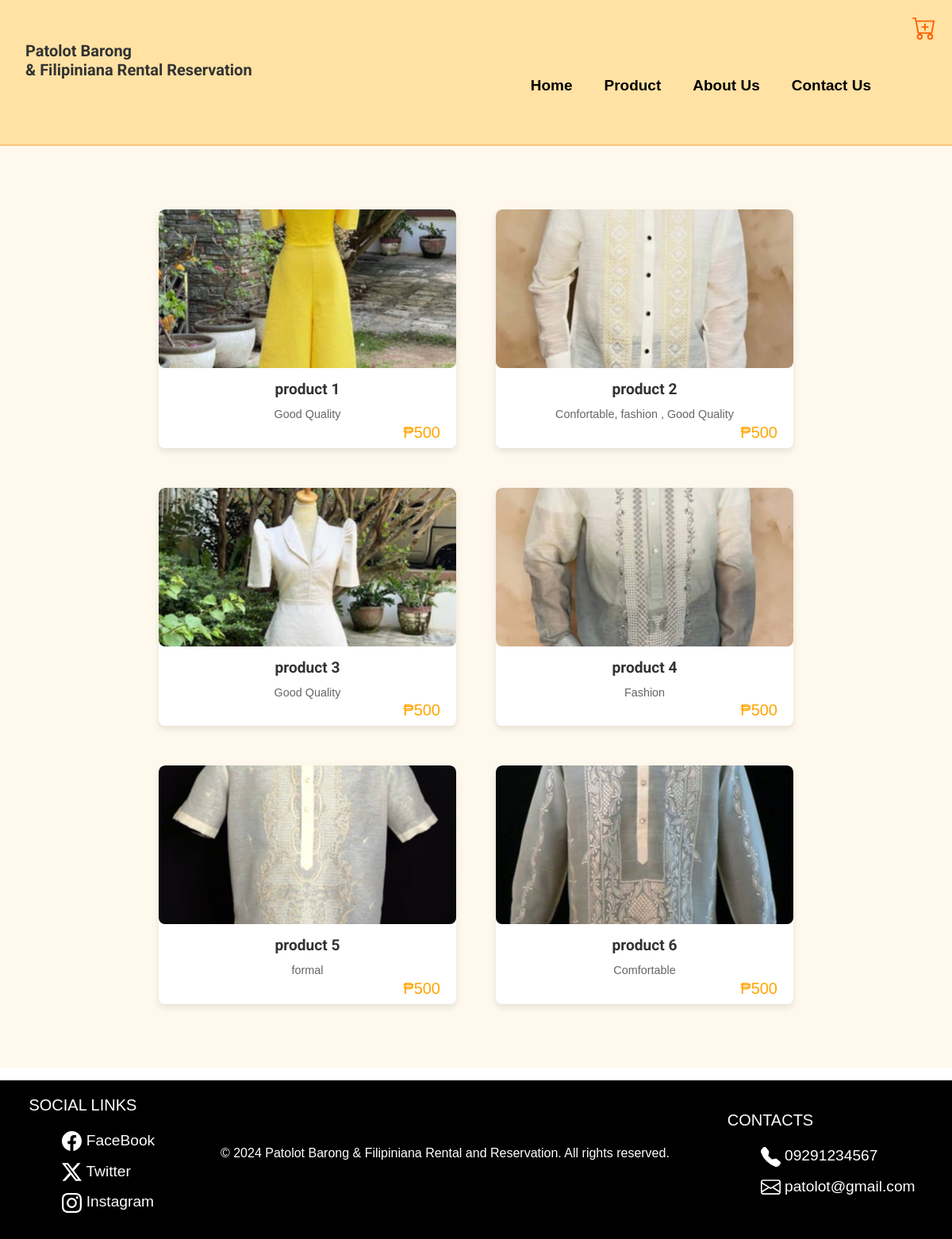
The page /product.php on the database its author committed.
### tables this page shows
CREATE TABLE `products` (
  `id` int(50) NOT NULL,
  `prod_title` varchar(50) NOT NULL,
  `description` varchar(50) NOT NULL,
  `price` int(5) NOT NULL,
  `size` varchar(50) NOT NULL,
  `qty` int(11) NOT NULL,
  `prod_img` varchar(250) NOT NULL
);

### product.php (the view, shortened to what this page needs)
<?php
include('connection.php');
$sql = "SELECT * FROM products";
$result = $conn->query($sql);
$reviews_sql = "SELECT reviews.*, users.full_name FROM reviews LEFT JOIN users ON reviews.user_id = users.id WHERE reviews.product_id = ?";
?>
<!DOCTYPE html>
<html lang="en">
<head>
    <link rel="stylesheet" href="https://cdn.jsdelivr.net/npm/bootstrap@5.2.2/dist/css/bootstrap.min.css">
    <link rel="stylesheet" href="https://cdnjs.cloudflare.com/ajax/libs/font-awesome/6.1.1/css/all.min.css" />
    <link rel="stylesheet" href="style.css">
</head>
<body>
<header>
    <div class="header">
        <div class="logo">
            <h2 class="logo-title">Patolot Barong <br>& Filipiniana Rental Reservation</h2>
        </div>
        <ul>
        <a href="index.php"><li>Home</li></a>
            <a href="product.php"><li>Product</li></a>
            <a href="about_us.php"><li>About Us</li></a>
            <a href="contact_us.php"><li>Contact Us</li></a>
<a href="cart.php" class="cart-icon" id="cartDropdown">
</a>
    </div>
</header>
        <div class="p-cont">
        <div class="product-container">
            <?php
            if ($result->num_rows > 0) {
                while($row = $result->fetch_assoc()) {
                    $productId = $_SESSION['product_id'] = $row['id'];
                    $productName = $row['prod_title'];
                    $productDescription = $row['description'];
                    $productPrice = $row['price'];
                    $productQty = $row['qty'];
                    $productImage = $row['prod_img'];
                    $stmt = $conn->prepare($reviews_sql);
                    $stmt->bind_param("i", $productId);
                    $stmt->execute();
                    $reviews_result = $stmt->get_result();
                    $reviews = [];
                    while($review = $reviews_result->fetch_assoc()) {
                        $reviews[] = $review;
                    }
                    ?>
                    <div class="product-card" style="position: relative"
                        data-product-id="<?php echo $productId; ?>"
                        data-product-name="<?php echo $productName; ?>"
                        data-product-image="<?php echo $productImage; ?>"
                        data-product-description="<?php echo $productDescription; ?>"
                        data-product-price="<?php echo $productPrice; ?>"
                        data-product-qty="<?php echo $productQty; ?>"
                        data-reviews='<?php echo json_encode($reviews); ?>'>
                        <img src="<?php echo $productImage; ?>" alt="<?php echo $productName; ?>" class="product-image">
                        <h2 class="product-title"><?php echo $productName; ?></h2>
                        <p class="product-description"><?php echo $productDescription; ?></p>
                        <h3 class="price-description">₱<?php echo $productPrice; ?></h3>
                    </div>
                    <?php
                }
            } else {
                echo "<p>No products found</p>";
            }
            ?>
        </div>
        </div>
     <footer>
    <div class="Soc-Links">
        <p>SOCIAL LINKS</p>
        <ul>
            <li><a href=""> FaceBook</a></li>
            <li><a href=""><svg xmlns="http://www.w3.org/2000/svg" height="25" fill="currentColor" class="bi bi-twitter-x" viewBox="0 0 16 16">
            <path d="M12.6.75h2.454l-5.36 6.142L16 15.25h-4.937l-3.867-5.07-4.425 5.07H.316l5.733-6.57L0 .75h5.063l3.495 4.633L12.601.75Zm-.86 13.028h1.36L4.323 2.145H2.865z"/>
            </svg> Twitter</a></li>
            <li><a href=""> Instagram</a></li>
        </ul>
    </div>
    <p>&copy; 2024 Patolot Barong & Filipiniana Rental and Reservation. All rights reserved.</p>
    <div class="contact">
        <p>CONTACTS</p>
        <ul>
            <li> 09291234567</li>
            <li><a href="mailto:patolot@gmail.com"> patolot@gmail.com</a></li>
        </ul>
    </div>
</footer>
</body>
</html>

### style.css (style rules this page uses)
* { font-family: 'rubik',sans-serif; padding: 0px; margin: 0px; box-sizing: border-box; }
.header { display: flex; justify-content: space-between; align-items: center; height: 14vh; background-color: rgb(255, 226, 164); border-bottom: 2px solid rgb(252, 196, 124); box-shadow: 0 2px 20px rgb(253, 124, 124); padding: 0 2rem; }
.logo-title { color: #333; }
.header .logo { font-size: 20px; font-family: "Merriweather", serif; font-weight: bold; color: rgb(255, 96, 0); }
.header ul { display: flex; align-items: center; gap: 20px; margin-top: 50px; margin-right: 50px; justify-content: flex-end; }
.header a { text-decoration: none; color: black; }
.header ul li { margin-right: 20px; font-size: 19px; font-weight: bold; list-style: none; }
.cart-icon { position: absolute; right: 20px; top: 20px; }
.cart-icon svg { fill: rgb(255, 96, 0); transition: fill 0.3s ease; }
h2 { font-family: 'Roboto', sans-serif; font-weight: 700; color: #333; margin-bottom: 30px; font-size: 2.2rem; }
footer { height: 20vh; background-color: #000000; display: flex; justify-content: space-around; align-items: center; }
footer p { color: #fff; }
.Soc-Links p , .contact p { font-size: 20px; }
.Soc-Links a , .contact a { text-decoration: none; color: #fff }
.Soc-Links ul li , .contact ul li { color: #fff; font-size: 1.2rem; list-style: none; margin: 10px; }
.p-cont { min-height: 100vh; background-color: rgb(255, 249, 237); padding: 60px 15%; }
.product-container { display: grid; grid-template-columns: repeat(auto-fill, minmax(250px, 1fr)); gap: 50px; max-width: 1200px; padding: 20px; }
.product-card { background-color: #ffffff; border-radius: 8px; box-shadow: 0 4px 8px rgba(0, 0, 0, 0.1); overflow: hidden; transition: transform 0.2s ease-in-out; text-align: center; cursor: pointer; }
.product-image { width: 100%; height: 200px; object-fit: cover; }
.product-title { font-size: 1.2rem; font-weight: bold; color: #333; margin: 15px 0 10px; }
.product-description { font-size: 0.9rem; color: #666; padding: 0 15px 15px; }
.product-image { max-height: 200px; object-fit: cover; border-radius: 8px; }

### product.php (style rules this page uses)
.price-description { position: absolute; bottom: 0; right: 20px; font-size: 20px; color: orange; }
@media (max-width: 1366px) { .header { height: 23vh; } }
@media (max-width: 1366px) { .logo-title { font-size: 20px; } }
@media (max-width: 1366px) { footer { min-height: 200px; } }

### rows shown on the page
products: prod_img (picture), prod_title "product 1", description "Good Quality", price "500"
products: prod_img (picture), prod_title "product 2", description "Confortable, fashion , Good Quality", price "500"
products: prod_img (picture), prod_title "product 3", description "Good Quality", price "500"
products: prod_img (picture), prod_title "product 4", description "Fashion", price "500"
products: prod_img (picture), prod_title "product 5", description "formal", price "500"
products: prod_img (picture), prod_title "product 6", description "Comfortable", price "500"
